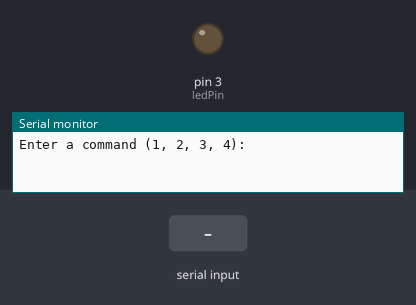
Simulated run of this sketch. Board: Arduino Uno, built with avr-gcc and run on an emulated ATmega328P. Shown: output pins drawn as LEDs (lit = HIGH), the last lines printed to the serial monitor. The test bench sets the inputs (shaded band).

Above: at 1.2 s.
1.3 s: "1\n" received over Serial
At 2.3 s:
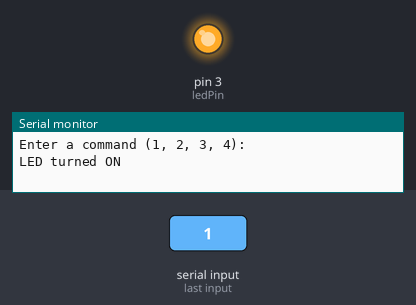
2.8 s: "30,150\n" received over Serial
Timing chart, 0 to 5.8 s (numbered marks = the images above; inputs shaded):
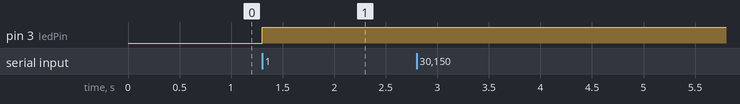

Measured:
- after the input at 1.3 s, pin 3 (ledPin): LOW → HIGH at once

The sketch:

switch_case_test.ino
```cpp
const int ledPin = 3; // Define the LED pin

void setup() {
  Serial.begin(9600); // Initialize serial communication
  pinMode(ledPin, OUTPUT); // Set the LED pin as an output
}

void loop() {
  Serial.println("Enter a command (1, 2, 3, 4):");

  while (Serial.available() == 0) {
    // Wait for user input
  }

  int userInput = Serial.read() - '0'; // Read the user input and convert it to an integer

  switch (userInput) {
    case 1:
      digitalWrite(ledPin, HIGH);
      Serial.println("LED turned ON");
      break;
    case 2:
      digitalWrite(ledPin, LOW);
      Serial.println("LED turned OFF");
      break;
    case 3:
      Serial.println("Custom command 3 executed");
      // Add your custom code here
      break;
    case 4:
      Serial.println("Custom command 4 executed");
      // Add your custom code here
      break;
    default:
      Serial.println("Invalid command. Please enter a valid command (1, 2, 3, 4).");
      break;
  }

  delay(1000); // Add a small delay to make the output easier to read
}
```
